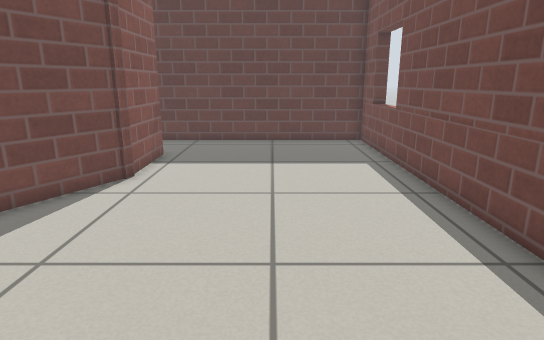
View 1 (above)

12 first-person views from a walk through a Gazebo world. The camera is 0.76 m above the floor, tilts 14° down and sees 75° across. The floor is counted in squares, 0.25 m on a side. Each view is taken from the middle of a square. On the plan, view 1 faces up. The plan holds only what a view shows up to about 20 squares ahead; the rest is blank. Gazebo's built-in surfaces are drawn with simple patterns.

View 2
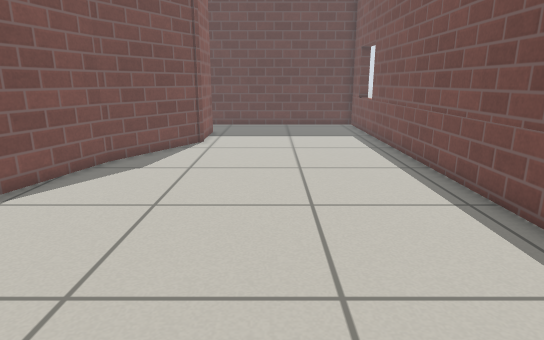

View 3
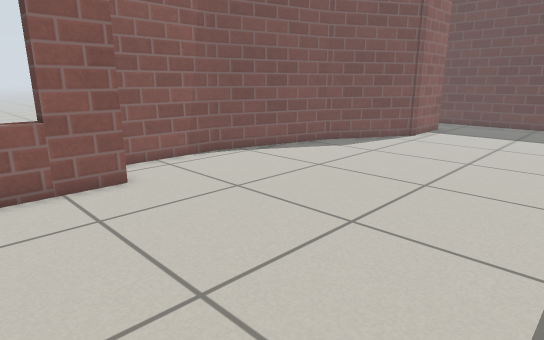

View 4
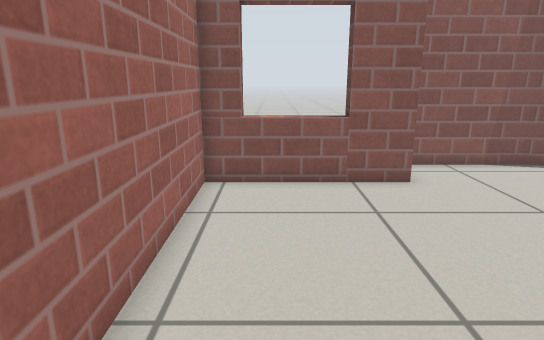

View 5
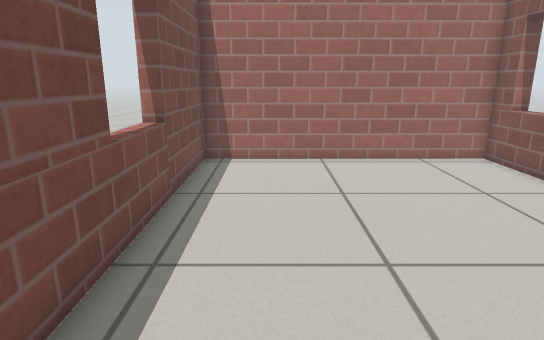

View 6
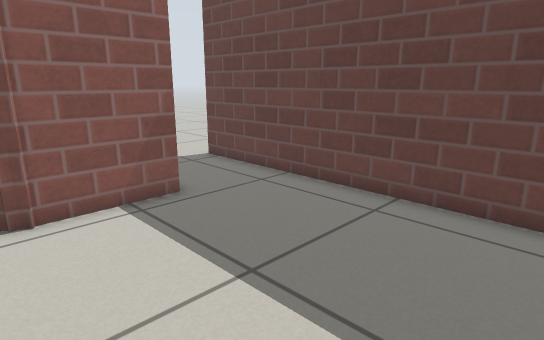

View 7
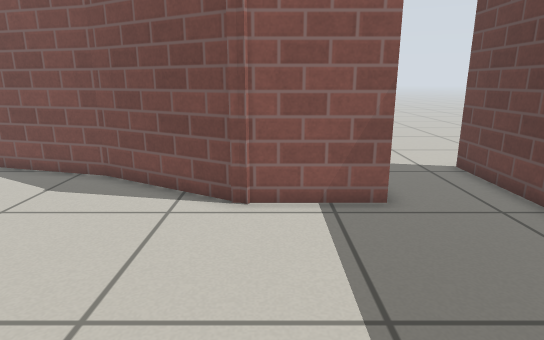

View 8
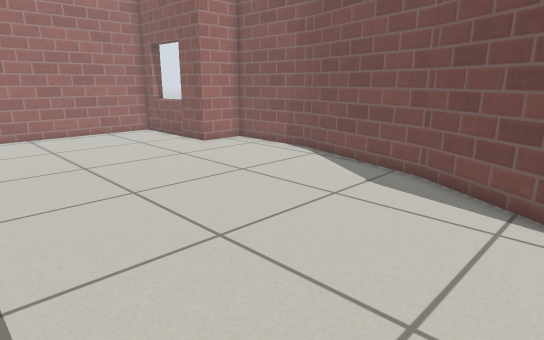

View 9
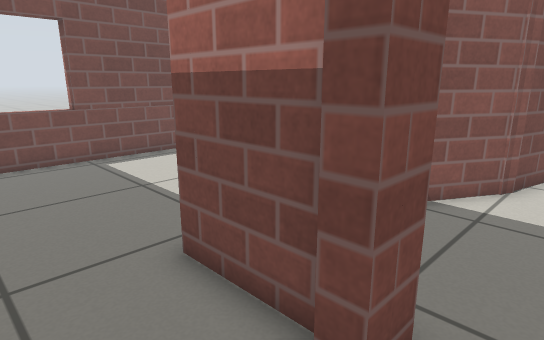

View 10
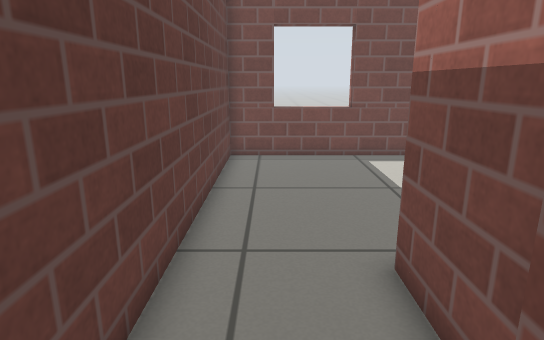

View 11
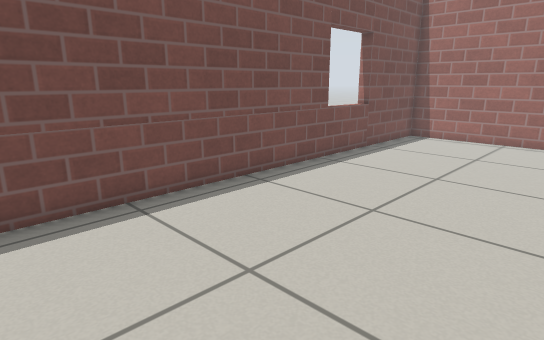

View 12
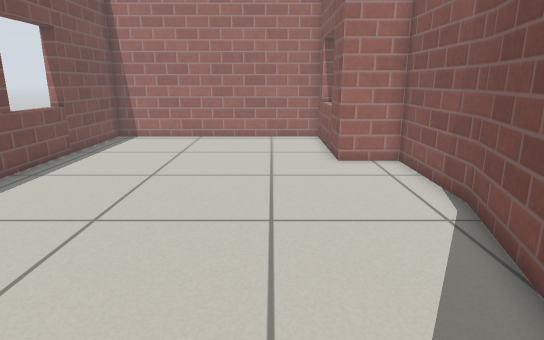

### Floor plan
Points are (right, up) in squares from view 1. A wall is a line through its corners. A room is listed if a view was taken in it or the views show most of it. See-through windows are left out.
Room 1 (views 1, 2, 3, 4, 5, 6, 7, 8, 11, 12)
walls: (-7.4, 6.5) (-9, 0.3); (-4.5, 11.5) (-7.4, 6.4); (-9, 0.5) (-9, -4.7) (-6.6, -4.7) (-6.6, -11.1) (4.7, -11) (4.7, 18.8) (-8.8, 18.8); (-7.7, 15) (-4.7, 15) (-4.7, 10.9)
ways out: open door at (-8.4, 17.3) to room 2
Room 2 (views 9, 10)
walls: (-8.7, 14.2) (-8.7, 15.4); (-8.1, 6.5) (-6.6, 9); (-8.5, 4.7) (-7.9, 7)
ways out: open door at (-8.4, 17.3) to room 1

Positions as (right, up) in squares from view 1, and headings:
1: (0, 0), facing up
2: (-1, -7), facing up
3: (4, -9), facing up-left
4: (4, -9), facing left
5: (2, 3), facing down
6: (4, 10), facing up-left
7: (4, 12), facing left
8: (4, 11), facing down-left
9: (-10, 18), facing down-right
10: (-10, 17), facing right
11: (-4, 9), facing down-right
12: (-4, 9), facing down
